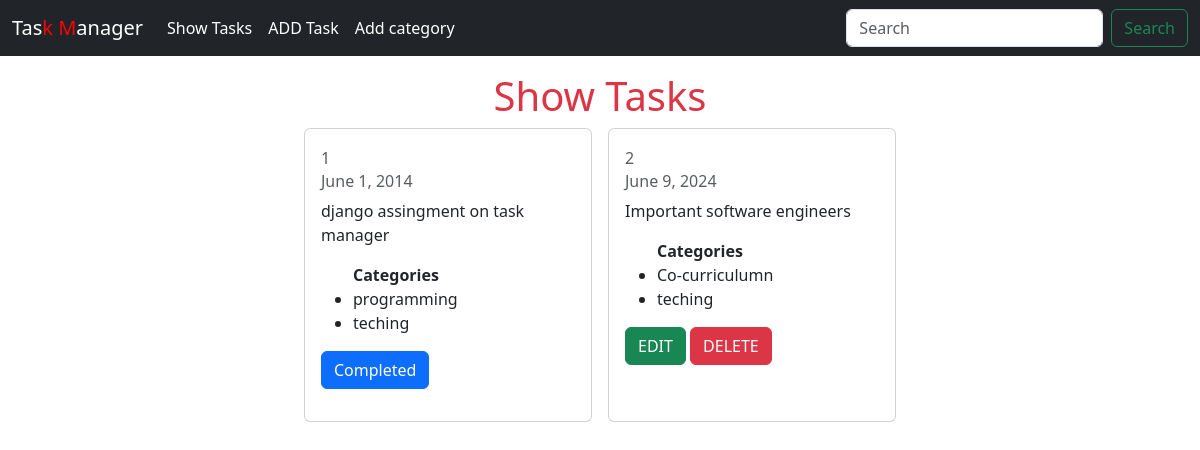
The page / on the database its author committed.
### task_model/models.py (models this page shows)
class Task(models.Model):
    task_title = models.CharField(max_length=50)
    task_description = models.TextField()
    is_completed = models.BooleanField(default = False)
    task_assign_date = models.DateField()
    def __str__(self):
        return self.task_title

### task_category/models.py (models this page shows, shortened)
class TaskCategory(models.Model):
    category_name = models.CharField(max_length=50)
    tasks = models.ManyToManyField(Task, related_name = 'categories')

### Task_manager_assignment_03/views.py (the view)
# urls.py: 2. Add a URL to urlpatterns:  path('', views.home, name='home')
def home(request):
    data = Task.objects.all()
    print(data)
    for i in data:
        print(i)
    return render(request, 'home.html', {'data':data})

### templates/home.html (shortened to what this page needs)
{% extends 'base.html' %}
{% block content %}
<h1 class="text-center text-danger pt-3">Show Tasks</h1>
<div class="d-flex flex-wrap justify-content-center px-5 gap-3">
    {% for task in data %}
  <div class="card" style="width: 18rem;">
    <div class="card-body">
      <h6 class="card-subtitle mb-2 text-body-secondary">{{task.id}}</h6>
      <h6 class="card-subtitle mb-2 text-body-secondary">{{task.task_assign_date}}</h6>
      <p class="card-text">{{task.task_description}}</p>
      <ul>
        <b>Categories</b>
        {% for category in task.categories.all %}
            <li>{{ category.category_name }}</li>
        {% endfor %}
    </ul>
      {% if task.is_completed %}
      <p class="btn btn-primary">Completed</p>
      {% else %}
      <a href="{%url 'editTask' task.id %}" class="btn btn-success">EDIT</a>
      <a href="{% url 'deleteTask' task.id %}" class="btn btn-danger">DELETE</a>
      {%endif%}
    </div>
  </div>
  {% endfor %}
</div>
{% endblock %}

### templates/base.html (shortened to what this page needs)
<!doctype html>
<html lang="en">
  <head>
    <link href="https://cdn.jsdelivr.net/npm/bootstrap@5.3.3/dist/css/bootstrap.min.css" rel="stylesheet">
  </head>
  <body>
    <nav class="navbar navbar-expand-lg navbar-dark bg-dark">
        <div class="container-fluid">
          <a class="navbar-brand" href="#">Tas<span style="color:red;">k M</span>anager</a>
          <div class="collapse navbar-collapse" id="navbarSupportedContent">
            <ul class="navbar-nav me-auto mb-2 mb-lg-0">
              <li class="nav-item">
                <a class="nav-link active" aria-current="page" href="{% url 'homepage' %}">Show Tasks</a>
              </li>
              <li class="nav-item">
                <a class="nav-link active" aria-current="page" href="{% url 'addTask'%}">ADD Task</a>
              </li>
              <li class="nav-item">
                <a class="nav-link active" aria-current="page" href="{% url 'addCategory'%}">Add category</a>
              </li>
            </ul>
            <form class="d-flex" role="search">
              <input class="form-control me-2" type="search" placeholder="Search" aria-label="Search">
              <button class="btn btn-outline-success" type="submit">Search</button>
            </form>
          </div>
        </div>
      </nav>
      {% block content %}
      {% endblock %}
  </body>
</html>

### rows shown on the page
Task: id "1", task_assign_date "June 1, 2014", task_description "django assingment on task manager", is_completed "Completed"
TaskCategory: category_name "programming"
TaskCategory: category_name "teching"
Task: id "2", task_assign_date "June 9, 2024", task_description "Important software engineers", is_completed "EDIT"
TaskCategory: category_name "Co-curriculumn"
